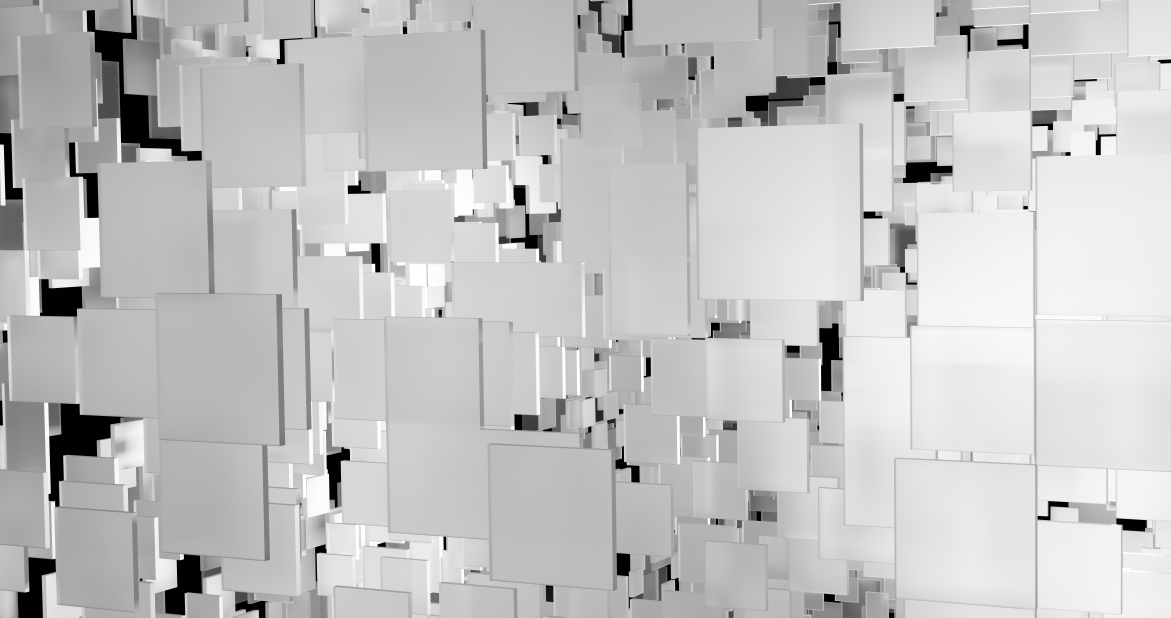
#> input picture 213-Generador de imagenes/fondos/bloquesseissiete0007.jpg, 8192 x 4320 px (shown at 1/7 size); its folder holds 4 pictures in this run
$ python 005-fondodiferente.py   (older library calls are emulated)
#> lines starting #> are read from the running program, lines starting #| are printed output that depends on the picture
import math
from PIL import Image, ImageDraw, ImageFont
import random
import os

try:
    os.mkdir("resultado")
except:
    print("la carpeta ya existe")

try:
    os.mkdir("imagenes")
except:
    print("la carpeta ya existe")

titulos = [
        'Títulos en HTML',
        'Tipos de CSS',
        'Imágenes en HTML',
        'Componentes en Angular'
    ]

carpeta = 'fondos/'
fondos = os.listdir(carpeta)
print(fondos)

for titulo in titulos:

    anchura = 1080
    altura = 1080

    imagen = Image.new("RGB", (anchura, altura))
#> imagen: PIL image 1080x1080 RGB; every value is 0

    fondo = 'fondos/'+fondos[random.randint(0,len(fondos))]
    imagenfondo = Image.open(fondo)
#> imagenfondo is the input picture: PIL image 8192x4320 RGB; mean R, G, B 195, 195, 195

    imagen.paste(imagenfondo, (0,0))
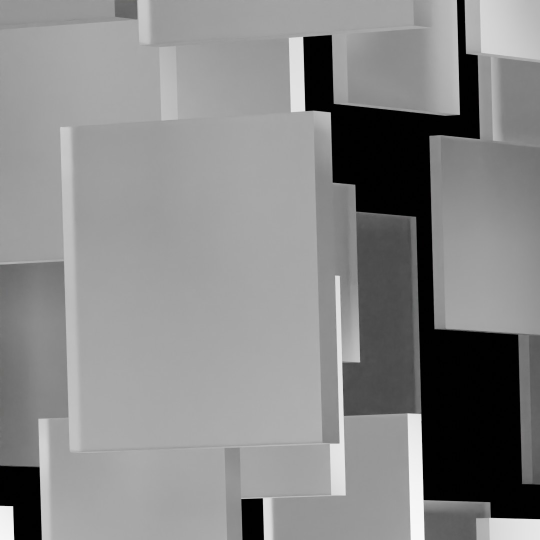
#> imagen: PIL image 1080x1080 RGB (shown at 1/2 size); mean R, G, B 135.3, 135.3, 135.3
    width = 1080
    height = 1080
    draw = ImageDraw.Draw(imagen)
    texto = titulo
    font_size = 64
    font_color = (0, 0, 0)
    font_path = "fuentes/Ubuntu-Bold.ttf"
    font = ImageFont.truetype(font_path, font_size)
    text_width, text_height = draw.textsize(texto, font=font)
#> text_width = 499; text_height = 61
    text_x = (width - text_width) // 2
#> text_x = 290
    text_y = (height - text_height) // 2
#> text_y = 509
    draw.text((text_x, text_y), texto, font=font, fill=font_color)

    #imagen.show()
    imagen.save("resultado/"+titulo+".png")
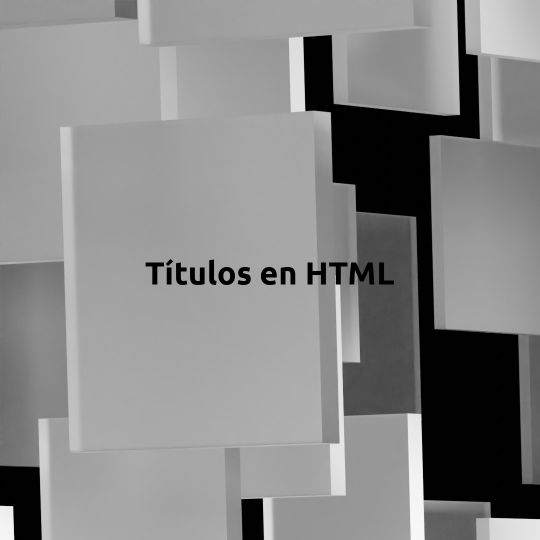
#> saved as Títulos en HTML.png: PIL image 1080x1080 RGB (shown at 1/2 size); mean R, G, B 134.1, 134.1, 134.1
#> pass 3 of the loop `for titulo in titulos:`:
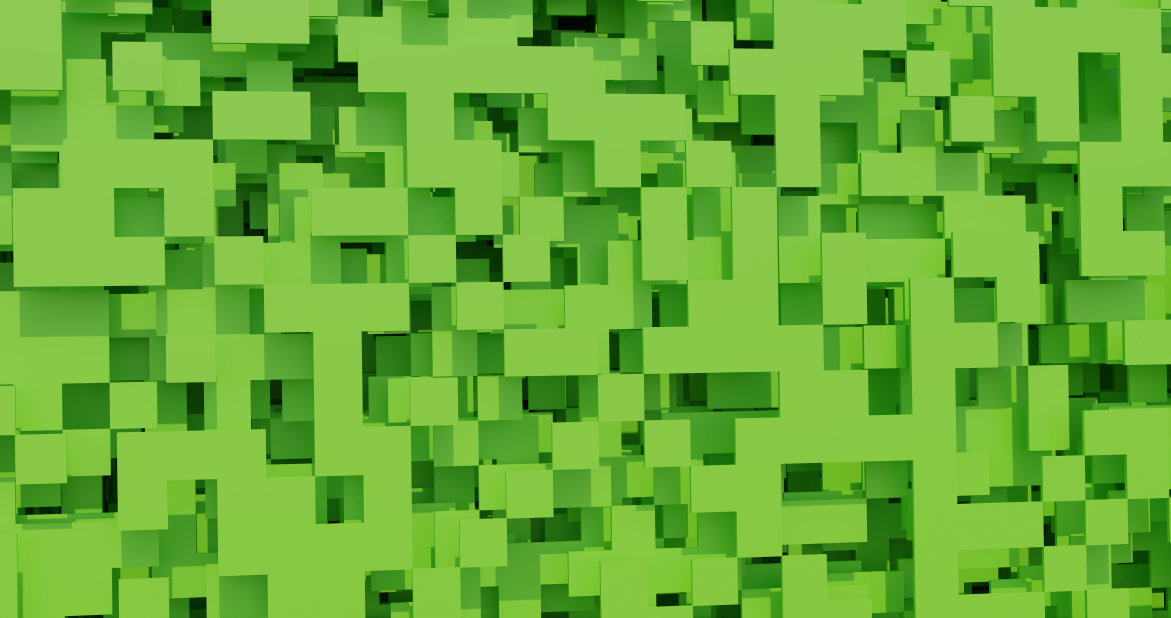
#> input picture 213-Generador de imagenes/fondos/bloquescinco0042.jpg, 8192 x 4320 px (shown at 1/7 size)
#> imagenfondo is the input picture: PIL image 8192x4320 RGB; mean R, G, B 104.4, 174.5, 53.9
#> `imagen.paste(imagenfondo, (0,0))`:
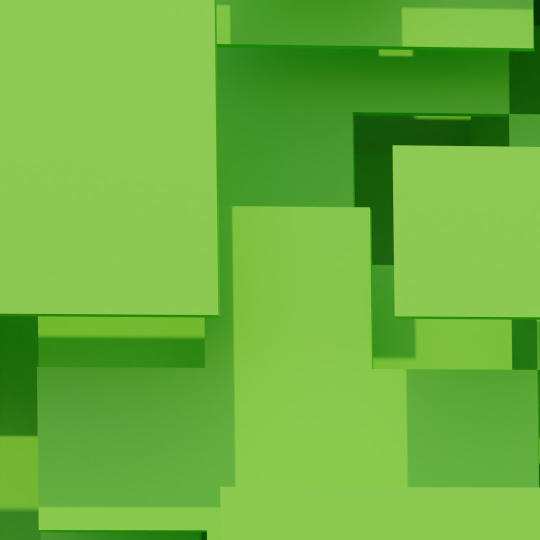
#> imagen: PIL image 1080x1080 RGB (shown at 1/2 size); mean R, G, B 109, 178.2, 61.7
#> text_width = 577
#> text_x = 251
#> `imagen.save("resultado/"+titulo+".png")`:
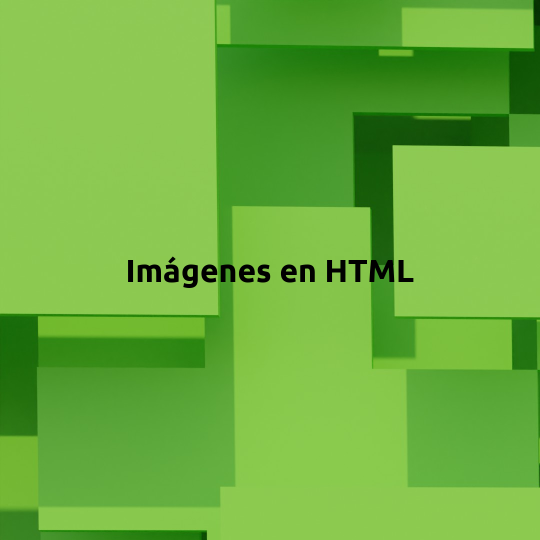
#> saved as Imágenes en HTML.png: PIL image 1080x1080 RGB (shown at 1/2 size); mean R, G, B 107.8, 176.4, 61
#> the loop made 4 passes; the first 3 are shown
